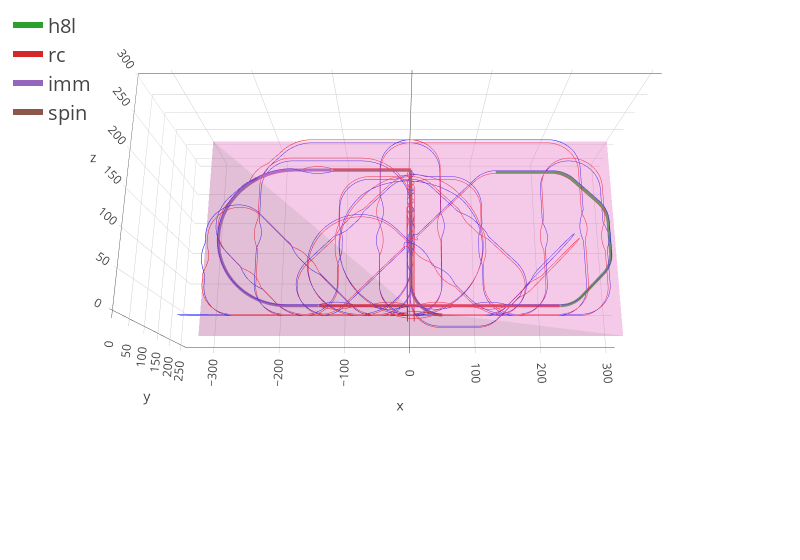

Notebook cell for this chart:
### Code cell
from flightplotting.plots import plotdtw

fig = plotdtw(template, sched.manoeuvres[5:9])

fig.update_layout(width=800)
fig.add_traces(boxtrace())
fig.show()

### Figure 1 — Plotly figure (JSON) as saved in the notebook; plotly's stock layout.template omitted (floating-point values rounded to 4 significant figures; data arrays with more than 128 entries replaced by an {"elided": "..."} marker saying what was removed)
{"data": [{"hoverinfo": "text", "line": {"color": "blue", "width": 1}, "mode": "lines", "name": "trace3d", "showlegend": false, "text": {"elided": "11963 str values"}, "type": "scatter3d", "x": {"elided": "11963 float values"}, "y": {"elided": "11963 float values"}, "z": {"elided": "11963 float values"}}, {"hoverinfo": "text", "line": {"color": "red", "width": 1}, "mode": "lines", "name": "trace3d", "showlegend": false, "text": {"elided": "11963 str values"}, "type": "scatter3d", "x": {"elided": "11963 float values"}, "y": {"elided": "11963 float values"}, "z": {"elided": "11963 float values"}}, {"line": {"width": 6}, "mode": "lines", "name": "h8l", "type": "scatter3d", "x": {"elided": "351 float values"}, "y": {"elided": "351 float values"}, "z": {"elided": "351 float values"}}, {"line": {"width": 6}, "mode": "lines", "name": "rc", "type": "scatter3d", "x": {"elided": "326 float values"}, "y": {"elided": "326 float values"}, "z": {"elided": "326 float values"}}, {"line": {"width": 6}, "mode": "lines", "name": "imm", "type": "scatter3d", "x": {"elided": "421 float values"}, "y": {"elided": "421 float values"}, "z": {"elided": "421 float values"}}, {"line": {"width": 6}, "mode": "lines", "name": "spin", "type": "scatter3d", "x": {"elided": "431 float values"}, "y": {"elided": "431 float values"}, "z": {"elided": "431 float values"}}, {"i": [0, 0, 0, 0, 0], "j": [1, 2, 1, 3, 4], "k": [2, 3, 4, 6, 6], "opacity": 0.4, "type": "mesh3d", "x": [0, 294.4, 0, -294.4, 294.4, 0, -294.4], "y": [0, 170, 170, 170, 170, 170, 170], "z": [0, 0, 0, 0, 294.4, 294.4, 294.4]}], "layout": {"width": 800}}
